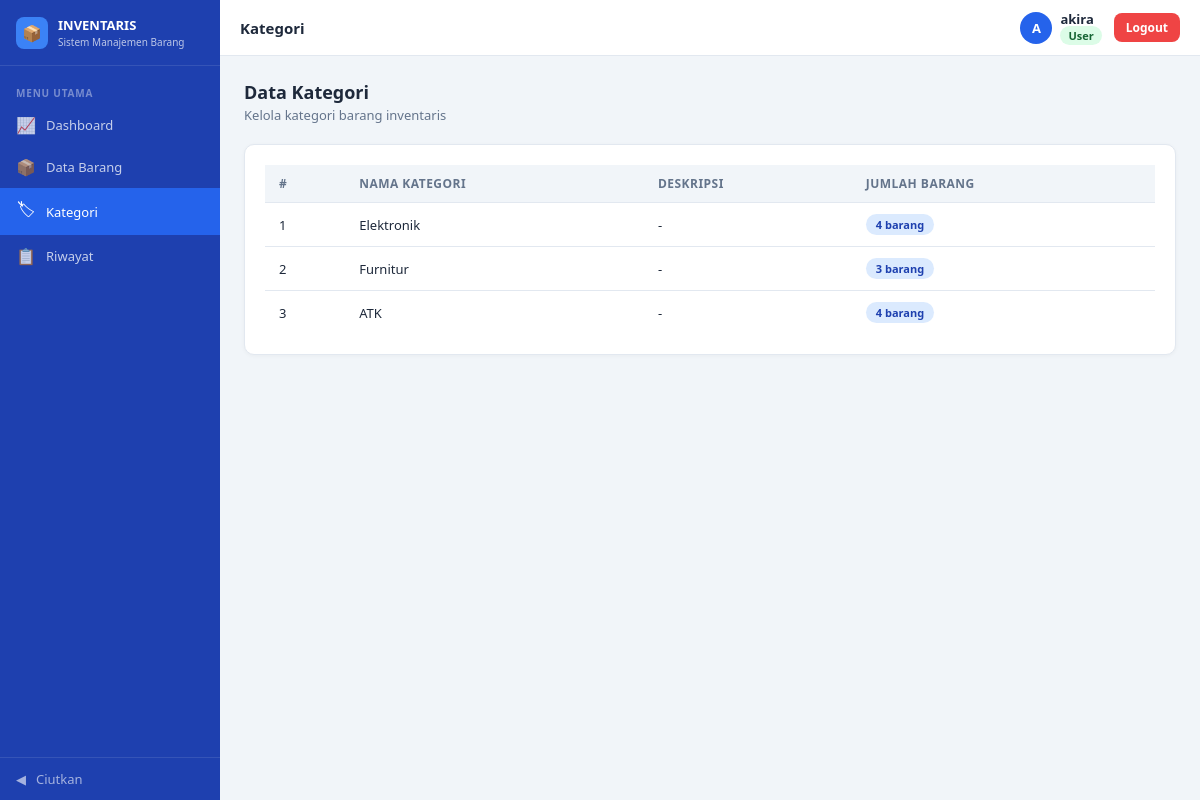
Page /user/kategoriuser.php (signed in) on the committed database.
### tables this page shows
CREATE TABLE `kategori` (
  `id_kategori` int(11) NOT NULL,
  `nama_kategori` varchar(100) NOT NULL,
  `deskripsi` text DEFAULT NULL
);

### user/kategoriuser.php (the view, shortened to what this page needs)
<?php
require_once "../config/db.php";
$sql = "SELECT kategori.*, COUNT(barang.id_barang) AS total_barang FROM kategori LEFT JOIN barang ON kategori.id_kategori = barang.id_kategori GROUP BY kategori.id_kategori ORDER BY kategori.id_kategori ASC";
$result = $conn->query($sql);
?>
<!DOCTYPE html>
<html lang="id">
<head>
    <link rel="stylesheet" href="assets/style.css">
</head>
<body>
<div class="sidebar" id="sidebar">
    <div class="sidebar-brand">
        <div class="brand-icon">&#128230;</div>
        <div class="brand-text">INVENTARIS<span>Sistem Manajemen Barang</span></div>
    </div>
    <nav class="sidebar-nav">
        <div class="nav-section-title">Menu Utama</div>
        <a href="dashboarduser.php" class="nav-item"><span class="nav-icon">&#128200;</span><span class="nav-label">Dashboard</span></a>
        <a href="baranguser.php" class="nav-item"><span class="nav-icon">&#128230;</span><span class="nav-label">Data Barang</span></a>
        <a href="kategoriuser.php" class="nav-item active"><span class="nav-icon">&#127991;</span><span class="nav-label">Kategori</span></a>
        <a href="riwayatuser.php" class="nav-item"><span class="nav-icon">&#128203;</span><span class="nav-label">Riwayat</span></a>
    </nav>
    <div class="sidebar-toggle" onclick="toggleSidebar()">
        <span class="nav-icon" id="toggleIcon">&#9664;</span>
        <span class="nav-label">Ciutkan</span>
    </div>
</div>
<div class="header" id="mainHeader">
    <div class="header-title">Kategori</div>
    <div class="header-right">
        <div class="user-info">
            <div class="user-avatar"><?php echo strtoupper(substr($_SESSION['user'], 0, 1)); ?></div>
            <div class="user-detail">
                <div class="user-name"><?php echo $_SESSION['user']; ?></div>
                <div class="user-role">
                    <span class="badge-role <?php echo $_SESSION['role']; ?>"><?php echo ucfirst($_SESSION['role']); ?></span>
                </div>
            </div>
        </div>
        <a href="login.php" class="btn btn-danger btn-sm">Logout</a>
    </div>
</div>
<div class="main-content" id="mainContent">
    <div class="page-header">
        <div>
            <h2>Data Kategori</h2>
            <p>Kelola kategori barang inventaris</p>
        </div>
    </div>
    <div class="card">
        <div class="table-wrapper">
            <table>
                <thead>
                    <tr>
                        <th>#</th>
                        <th>Nama Kategori</th>
                        <th>Deskripsi</th>
                        <th>Jumlah Barang</th>
                    </tr>
                </thead>
                <tbody>
                    <?php if($result->num_rows > 0){ ?>
                        <?php while($kategori = $result->fetch_assoc()){ ?>
                        <tr>
                            <td>
                                <?php echo $kategori['id_kategori']; ?>
                            </td>
                            <td>
                                <?php echo $kategori['nama_kategori']; ?>
                            </td>
                            <td>
                                <?php
                                if (!empty($kategori['deskripsi'])){
                                    echo $kategori['deskripsi'];
                                }else{
                                    echo "-";
                                }
                                ?>
                            </td>
                            <td>
                                <span class="badge badge-info">
                                    <?php echo $kategori['total_barang']; ?>
                                    barang
                                </span>
                            </td>
                        </tr>
                        <?php } ?>
                    <?php } ?>
                </tbody>
            </table>
        </div>
    </div>
</div>
</body>
</html>

### rows in the picture
kategori: id_kategori "1", nama_kategori "Elektronik", total_barang "4"
kategori: id_kategori "2", nama_kategori "Furnitur", total_barang "3"
kategori: id_kategori "3", nama_kategori "ATK", total_barang "4"

### other values in the picture
substr($_SESSION['user'], 0, 1) "A"
$_SESSION['user'] "akira"
$_SESSION['role'] "User"
